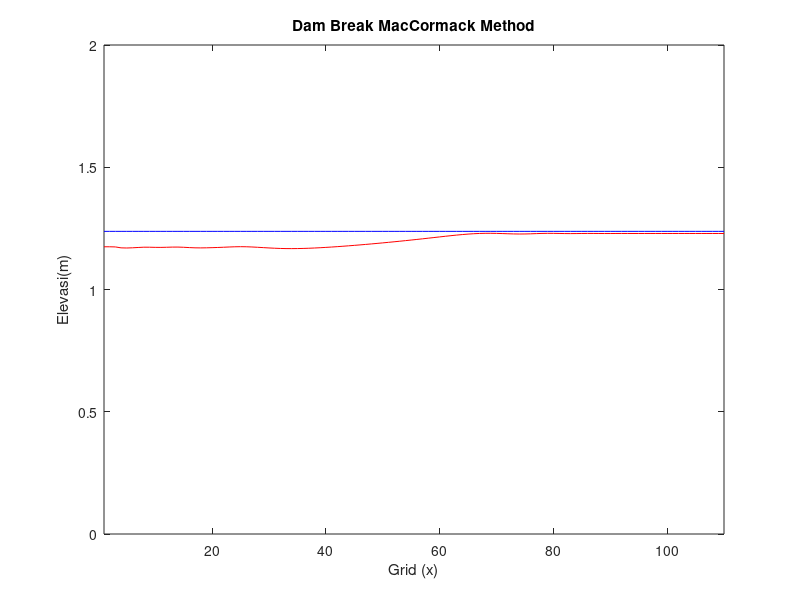

The MATLAB script that drew this image:
% Program Saint-venant
% Kasus: Dam Break
% MacCormack Scheme (FD/BD)
% Script by Taruma (25017046), hi@taruma.info
% Dokumentasi: Hidrolika T04 20180222.pdf

% Initiate Program
clc;
clear;

% Sumbu x didefinisikan dengan i
% Waktu didefinisikan dengan t
% Saluran diasumsikan berbentuk segi-empat

% ===============================
% Peubah dan Konstanta 
g = 9.8;    % percepatan gravitasi
n = 0;      % koefisien kekasaran
beta = 1;   % koefisien koreksi

dx = 0.5;   % length/grid step
dt = 0.05;  % time step

time = 15;  % Waktu simulasi
tout = 1;   % Plot tiap waktu tout

% Kondisi Dam
b = 1;      % Lebar saluran
h1 = 1.5;   % Tinggi muka air di kiri (hulu)
h2 = 1;     % Tinggi muka air di kanan (hilir)
lf = 55;    % Panjang saluran

% Grid
imax = lf/dx;   % Jumlah grid untuk jarak (panjang saluran/jarak grid)
tmax = time/dt; % Jumlah time step (waktu simulasi/time step)

% Pendefinisian peubah dan kondisi inisial
% Peubah Corrector
Q = zeros(1, imax); % Debit Q = Q0_0
z = zeros(1, imax); % tinggi datum terhadap dasar permukaan saluran
A = zeros(1, imax); % Luas permukaan
h = zeros(1, imax); % kedalaman air
R = zeros(1, imax); % Jari-jari hidrolis = Luas permukaan / Keliling basah
P = zeros(1, imax); % Keliling basah

% Peubah Predictor (This array for predictor step)
Qp = Q;
zp = z;
Ap = A;
hp = h;

% ------ Solusi Analitik -----
hex = h;            % kedalaman air exact (solusi analitik)

% Kondisi awal
for i = 1:imax
    if i <= imax/2
        h(i) = h1;
    else
        h(i) = h2;
    end
    A(i) = b * h(i);    
    P(i) = b + 2*h(i);
    R(i) = A(i) / P(i);
end

% Kondisi terhadap waktu -- LW --
An = A; % An = Ap1_0
Qn = Q; % Qn = Qp1_0

% ------ MacCormack ------ 
% Pengulangan waktu
for t = 1 : tmax
    
    % Predictor Step    
    for i = 2:imax-1
    % Initial
        A(i) = b * h(i);
        P(i) = b + 2*h(i);
        R(i) = A(i) / P(i);
        
        % Kontinuitas
        Ap(i) = A(i) - dt/dx * (Q(i+1)-Q(i));
        
        % Momentum
        I2p = beta * ((Q(i+1)^2/A(i+1)) - (Q(i)^2/A(i)))/dx;
        I3p = g * A(i) * ((h(i+1)+z(i+1))-(h(i)+z(i)))/dx;
        I4p = g * Q(i) * abs(Q(i)) * n^2 / (A(i)*R(i)^4/3);
        Qp(i) = Q(i) - dt * (I2p + I3p + I4p);
    end
    
    % Syarat Batas Predictor
    Qp(1) = Q(2);
    Qp(imax) = Qp(imax-1);
    Ap(1) = Ap(2);
    Ap(imax) = Ap(imax-1);
    
    % Nilai Predictor
    for i = 1:imax
        hp(i) = Ap(i)/b;
        zp(i) = z(i);
    end
    
    % Corrector Step
    for i = 2:imax-1
    % Initial
        A(i) = b * h(i);
        P(i) = b + 2*h(i);
        R(i) = A(i) / P(i);
        
        % Kontinuitas
        Aph = (A(i) + Ap(i))/2;         
        An(i) = Aph - dt/(2*dx) * (Qp(i)-Qp(i-1));
        
        % Momentum
        I2c = beta * ((Qp(i)^2/Ap(i)) - (Qp(i-1)^2/Ap(i-1)))/dx;
        I3c = g * A(i) * ((hp(i)+zp(i))-(hp(i-1)+zp(i-1)))/dx;
        I4c = g * Q(i) * abs(Q(i)) * n^2 / (A(i)*R(i)^4/3);
        
        Qph = (Q(i)+Qp(i))/2;
        Qn(i) = Qph - dt/2 * (I2c + I3c + I4c);
    end    
    
    % Syarat Batas
    Qn(1) = Qn(2);
    Qn(imax) = Qn(imax-1);
    An(1) = An(2);
    An(imax) = An(imax-1);
    
    % Current -> Next Step
    A = An;
    Q = Qn;
    
    % Tinggi H
    for i = 1:imax
        h(i) = A(i)/b; 
    end     

    % Solusi Analitis
    hm = 1.237805;
    cm = sqrt(g * hm);
    xa = (imax - 1)/2 * dx - (t * dt) * sqrt(g*1.5);
    xb = (imax - 1)/2 * dx + (t * dt) * (2 * sqrt(g * 1.5) - 3 * cm);
    xc = (imax - 1)/2 * dx + (t * dt) * (2 * cm^2 * (sqrt(g * 1.5) - cm) / (cm^2-g*1));
    
    for i = 1 : imax
        if (i - 1) * dx <= xa
            hex(i) = 1.5;
			elseif (i-1) * dx <= xb
            hex(i) = 4 / (9*g)*(sqrt(g*1.5)-(i*dx-imax/2*dx)/(2*(t*dt)))^2;
			elseif and((i-1)*dx > xb, (i-1) * dx <= xc)
            hex(i) = hm;
			else
            hex(i) = 1;
        end
    end
   
    if mod(t, tout) == 0
        p1 = plot(h,'red');
        hold on
        p2 = plot(hex,'blue');
        hold on
        
        axis manual
        axis ([1 imax 0 2]);
        title('Dam Break MacCormack Method');
        xlabel('Grid (x)');
        ylabel('Elevasi(m)');
        pause(0.001)
        hold off
    end
end